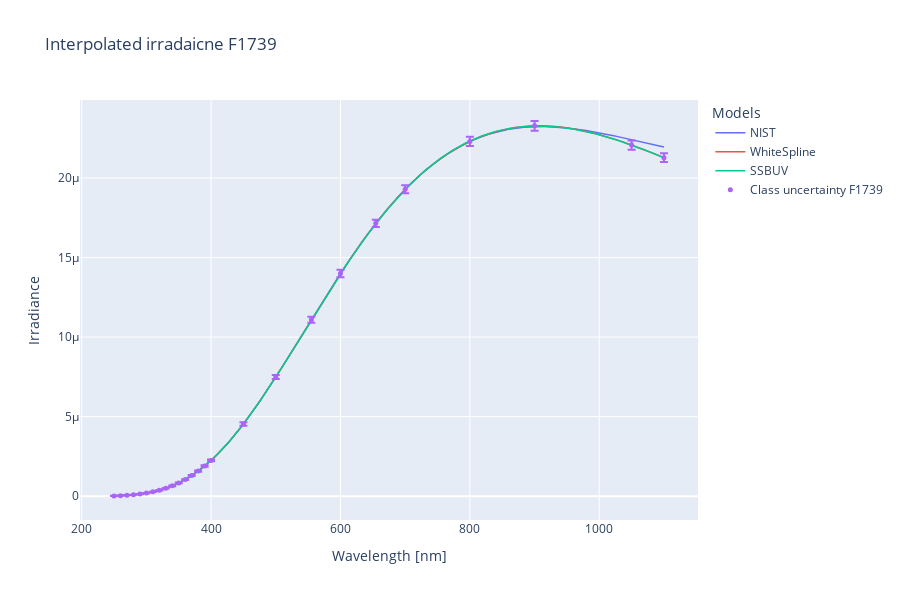

The notebook cell this image was saved under:
### Code cell
# Define a color palette with enough distinct colors for your models

allModels = (NIST, WhiteSpline, SSBUV)

palette = plotly.colors.qualitative.Plotly
num_models = len(allModels)
colors = palette[:num_models+1]

fig = go.Figure()
for i, model in enumerate(allModels):
    print(model.__name__)
    theModel = model(df.wavelength.to_numpy(), df.irradiance.to_numpy(), df.uncertainty_rel.to_numpy())
    irr = theModel.model(w_interp)

    # Line trace (interpolated residuals)
    fig.add_trace(go.Scatter(
        x=w_interp, y=irr, mode='lines',
        name=f"{model.__name__}",
        line=dict(width=1.5, color=colors[i])
    ))

# Marker trace (class-derived absolute uncdertainty)
fig.add_trace(go.Scatter(
    x=theModel.wl_data, y=theModel.irr_data, mode='markers',
    marker=dict(size=5, color=colors[i+1]),
    name=f"Class uncertainty {lampSN}",
    showlegend=True, # Show legend only for the first model
    error_y=dict(type='data', array=theModel.unc_data_abs_k1*2, visible=True)
))

# fig.update_yaxes(range=[-3.0, 3.0])
fig.update_layout(
    title=f'Interpolated irradaicne {lampSN}',
    xaxis_title='Wavelength [nm]',
    yaxis_title='Irradiance',
    legend=dict(title='Models'),
    height=600,
)

### Figure 1 — Plotly figure (JSON) as saved in the notebook; plotly's stock layout.template omitted (floating-point values rounded to 4 significant figures; data arrays with more than 128 entries replaced by an {"elided": "..."} marker saying what was removed)
{"data": [{"line": {"color": "#636EFA", "width": 1.5}, "mode": "lines", "name": "NIST", "type": "scatter", "x": {"elided": "1000 float values"}, "y": {"elided": "1000 float values"}}, {"line": {"color": "#EF553B", "width": 1.5}, "mode": "lines", "name": "WhiteSpline", "type": "scatter", "x": {"elided": "1000 float values"}, "y": {"elided": "1000 float values"}}, {"line": {"color": "#00CC96", "width": 1.5}, "mode": "lines", "name": "SSBUV", "type": "scatter", "x": {"elided": "1000 float values"}, "y": {"elided": "1000 float values"}}, {"error_y": {"array": [1.229e-09, 1.881e-09, 2.692e-09, 4.245e-09, 5.465e-09, 7.921e-09, 9.224e-09, 1.263e-08, 1.437e-08, 1.882e-08, 2.414e-08, 2.613e-08, 3.235e-08, 3.785e-08, 4.548e-08, 5.388e-08, 1.088e-07, 1.272e-07, 1.885e-07, 2.38e-07, 2.23e-07, 2.508e-07, 2.899e-07, 3.026e-07, 2.869e-07, 2.766e-07], "type": "data", "visible": true}, "marker": {"color": "#AB63FA", "size": 5}, "mode": "markers", "name": "Class uncertainty F1739", "showlegend": true, "type": "scatter", "x": [250.0, 260.0, 270.0, 280.0, 290.0, 300.0, 310.0, 320.0, 330.0, 340.0, 350.0, 360.0, 370.0, 380.0, 390.0, 400.0, 450.0, 500.0, 555.0, 600.0, 654.6, 700.0, 800.0, 900.0, 1050.0, 1100.0], "y": [1.89e-08, 3.359e-08, 5.608e-08, 8.843e-08, 1.333e-07, 1.932e-07, 2.713e-07, 3.715e-07, 4.956e-07, 6.49e-07, 8.323e-07, 1.045e-06, 1.294e-06, 1.577e-06, 1.895e-06, 2.245e-06, 4.532e-06, 7.485e-06, 1.109e-05, 1.4e-05, 1.715e-05, 1.929e-05, 2.23e-05, 2.328e-05, 2.207e-05, 2.128e-05]}], "layout": {"height": 600, "legend": {"title": {"text": "Models"}}, "title": {"text": "Interpolated irradaicne F1739"}, "xaxis": {"title": {"text": "Wavelength [nm]"}}, "yaxis": {"title": {"text": "Irradiance"}}}}
